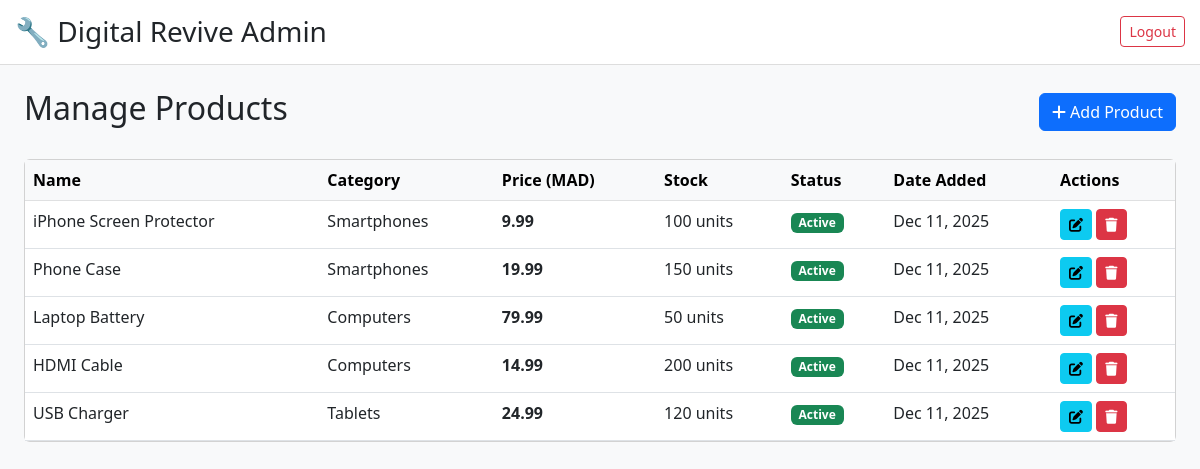
Page /admin/pages/products.php (signed in) on the committed database.
### tables this page shows
CREATE TABLE IF NOT EXISTS products (
    id INT PRIMARY KEY AUTO_INCREMENT,
    name VARCHAR(150) NOT NULL,
    slug VARCHAR(150) UNIQUE NOT NULL,
    category_id INT NOT NULL,
    description TEXT,
    price DECIMAL(10, 2) NOT NULL,
    stock_quantity INT DEFAULT 0,
    image_path VARCHAR(255),
    status ENUM('active', 'inactive', 'discontinued') DEFAULT 'active',
    created_at TIMESTAMP DEFAULT CURRENT_TIMESTAMP,
    updated_at TIMESTAMP DEFAULT CURRENT_TIMESTAMP ON UPDATE CURRENT_TIMESTAMP,
    FOREIGN KEY (category_id) REFERENCES categories(id) ON DELETE CASCADE
);

CREATE TABLE IF NOT EXISTS categories (
    id INT PRIMARY KEY AUTO_INCREMENT,
    name VARCHAR(100) UNIQUE NOT NULL,
    slug VARCHAR(100) UNIQUE NOT NULL,
    description TEXT,
    created_at TIMESTAMP DEFAULT CURRENT_TIMESTAMP
);

### admin/pages/products.php (the view, shortened to what this page needs)
<?php
require_once '../../config/db.php';
$products = [];
$page = intval($_GET['page'] ?? 1);
$per_page = 10;
$offset = ($page - 1) * $per_page;
try {
    $stmt = $conn->prepare("
        SELECT p.id, p.name, p.price, p.stock_quantity, p.status, c.name as category, p.created_at
        FROM products p
        LEFT JOIN categories c ON p.category_id = c.id
        ORDER BY p.created_at DESC
        LIMIT ? OFFSET ?
    ");
    $stmt->execute([$per_page, $offset]);
    $products = $stmt->fetchAll();
} catch(PDOException $e) {
    $error = 'Error loading products: ' . $e->getMessage();
}
?>
<!DOCTYPE html>
<html lang="en">
<head>
    <link href="https://cdn.jsdelivr.net/npm/bootstrap@5.3.0/dist/css/bootstrap.min.css" rel="stylesheet">
    <link href="https://cdnjs.cloudflare.com/ajax/libs/font-awesome/6.4.0/css/all.min.css" rel="stylesheet">
</head>
<body>
    <nav class="navbar-custom d-flex justify-content-between align-items-center">
        <h3 class="mb-0">🔧 Digital Revive Admin</h3>
        <button class="btn btn-outline-danger btn-sm" onclick="location.href='logout.php'">Logout</button>
    </nav>
    <div class="container-fluid p-4">
        <div class="d-flex justify-content-between align-items-center mb-4">
            <h2>Manage Products</h2>
            <a href="add_product.php" class="btn btn-primary">
                <i class="fas fa-plus"></i> Add Product
            </a>
        </div>
        <?php if (empty($products)): ?>
            <div class="alert alert-info">No products found. <a href="add_product.php">Add one now</a></div>
        <?php else: ?>
            <div class="card">
                <div class="table-responsive">
                    <table class="table table-hover mb-0">
                        <thead class="table-light">
                            <tr>
                                <th>Name</th>
                                <th>Category</th>
                                <th>Price (MAD)</th>
                                <th>Stock</th>
                                <th>Status</th>
                                <th>Date Added</th>
                                <th>Actions</th>
                            </tr>
                        </thead>
                        <tbody>
                            <?php foreach ($products as $product): ?>
                                <tr>
                                    <td><?php echo htmlspecialchars($product['name']); ?></td>
                                    <td><?php echo htmlspecialchars($product['category'] ?? 'N/A'); ?></td>
                                    <td><strong><?php echo number_format($product['price'], 2); ?></strong></td>
                                    <td><?php echo $product['stock_quantity']; ?> units</td>
                                    <td>
                                        <span class="badge bg-<?php echo ($product['status'] == 'active') ? 'success' : 'secondary'; ?>">
                                            <?php echo ucfirst($product['status']); ?>
                                        </span>
                                    </td>
                                    <td><?php echo date('M d, Y', strtotime($product['created_at'])); ?></td>
                                    <td>
                                        <a href="edit_product.php?id=<?php echo $product['id']; ?>" class="btn btn-sm btn-info">
                                            <i class="fas fa-edit"></i>
                                        </a>
                                        <form method="POST" style="display:inline;">
                                            <button type="submit" class="btn btn-sm btn-danger" onclick="return confirm('Delete this product?')">
                                                <i class="fas fa-trash"></i>
                                            </button>
                                        </form>
                                    </td>
                                </tr>
                            <?php endforeach; ?>
                        </tbody>
                    </table>
                </div>
            </div>
        <?php endif; ?>
    </div>
</body>
</html>

### admin/pages/products.php (style rules this page uses)
body { background-color: #f8f9fa; }
.navbar-custom { background: white; border-bottom: 1px solid #ddd; padding: 15px; }

### rows in the picture
products: name "iPhone Screen Protector", category.name "Smartphones", price "9.99", stock_quantity "100", status "Active", created_at "Dec 11, 2025"
products: name "Phone Case", category.name "Smartphones", price "19.99", stock_quantity "150", status "Active", created_at "Dec 11, 2025"
products: name "Laptop Battery", category.name "Computers", price "79.99", stock_quantity "50", status "Active", created_at "Dec 11, 2025"
products: name "HDMI Cable", category.name "Computers", price "14.99", stock_quantity "200", status "Active", created_at "Dec 11, 2025"
products: name "USB Charger", category.name "Tablets", price "24.99", stock_quantity "120", status "Active", created_at "Dec 11, 2025"
